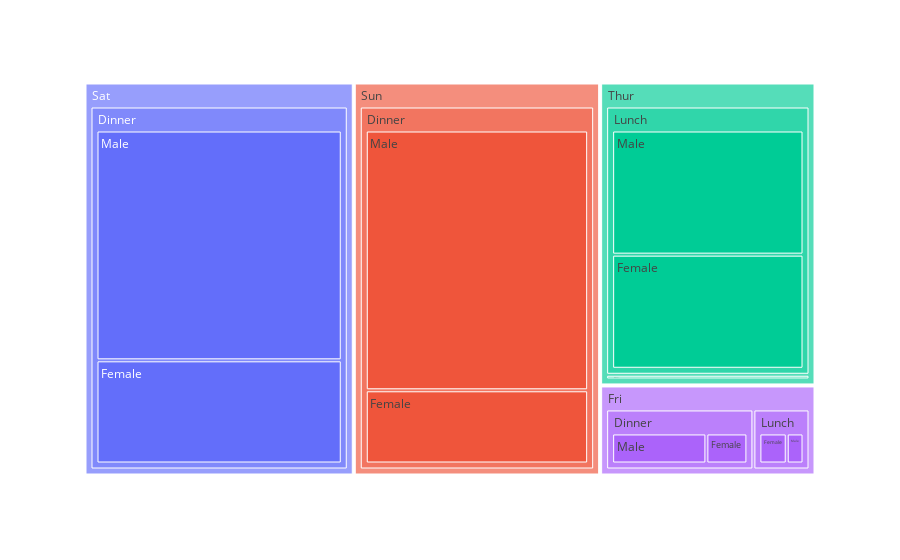

The notebook cell saved with this chart:
### Code cell
fig = px.treemap(tips, 
                  path=['day', 'time', 'sex'], 
                  values='total_bill')
fig.show()

### Figure 1 — Plotly figure (JSON) as saved in the notebook; plotly's stock layout.template omitted (floating-point values rounded to 4 significant figures)
{"data": [{"branchvalues": "total", "domain": {"x": [0, 1], "y": [0, 1]}, "hovertemplate": "labels=%{label}<br>total_bill=%{value}<br>parent=%{parent}<br>id=%{id}<extra></extra>", "ids": ["Fri/Dinner/Female", "Sat/Dinner/Female", "Sun/Dinner/Female", "Thur/Dinner/Female", "Fri/Lunch/Female", "Thur/Lunch/Female", "Fri/Dinner/Male", "Sat/Dinner/Male", "Sun/Dinner/Male", "Fri/Lunch/Male", "Thur/Lunch/Male", "Fri/Dinner", "Sat/Dinner", "Sun/Dinner", "Thur/Dinner", "Fri/Lunch", "Thur/Lunch", "Fri", "Sat", "Sun", "Thur"], "labels": ["Female", "Female", "Female", "Female", "Female", "Female", "Male", "Male", "Male", "Male", "Male", "Dinner", "Dinner", "Dinner", "Dinner", "Lunch", "Lunch", "Fri", "Sat", "Sun", "Thur"], "name": "", "parents": ["Fri/Dinner", "Sat/Dinner", "Sun/Dinner", "Thur/Dinner", "Fri/Lunch", "Thur/Lunch", "Fri/Dinner", "Sat/Dinner", "Sun/Dinner", "Fri/Lunch", "Thur/Lunch", "Fri", "Sat", "Sun", "Thur", "Fri", "Thur", "", "", "", ""], "type": "treemap", "values": [71.55, 551.0, 357.7, 18.78, 55.76, 516.1, 164.4, 1227.0, 1269.0, 34.16, 561.4, 236.0, 1778.0, 1627.0, 18.78, 89.92, 1078.0, 325.9, 1778.0, 1627.0, 1096.0]}], "layout": {"legend": {"tracegroupgap": 0}, "margin": {"t": 60}}}
